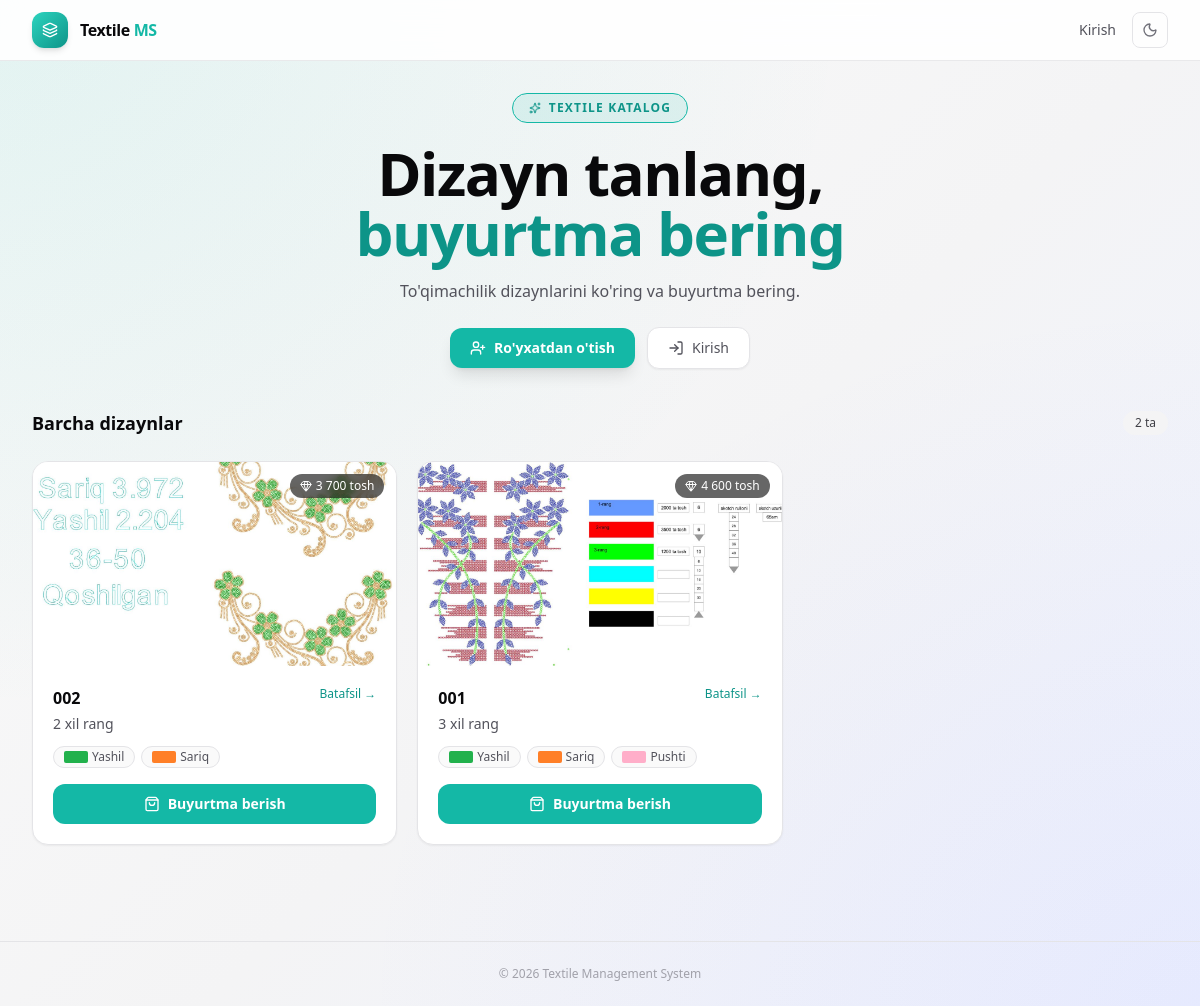
The page / on the database its author committed.
### designs/models.py (models this page shows, shortened)
class Design(models.Model):
    id = models.UUIDField(primary_key=True, default=uuid.uuid4, editable=False)
    name = models.CharField(max_length=255)
    image = models.ImageField(upload_to='designs/', blank=True, null=True)
    scotch = models.ForeignKey(ScotchRoll, on_delete=models.SET_NULL, null=True, blank=True, related_name='designs')
    scotch_length = models.DecimalField(max_digits=10, decimal_places=2, blank=True, null=True)
    is_printable = models.BooleanField(default=False, help_text='Chop etish')
    updated_at = models.DateTimeField(auto_now=True)
    created_at = models.DateTimeField(auto_now_add=True)
    def total_stones(self):
        return sum(dc.stone_count for dc in self.colors.all())
    class Meta:
        verbose_name = 'Design'
        verbose_name_plural = 'Designs'
        ordering = ['-created_at']

class DesignColor(models.Model):
    id = models.UUIDField(primary_key=True, default=uuid.uuid4, editable=False)
    design = models.ForeignKey(Design, on_delete=models.CASCADE, related_name='colors')
    color = models.ForeignKey(Color, on_delete=models.CASCADE)
    stone_count = models.IntegerField(default=0)
    updated_at = models.DateTimeField(auto_now=True)
    created_at = models.DateTimeField(auto_now_add=True)
    class Meta:
        verbose_name = 'Design Color'
        verbose_name_plural = 'Design Colors'
        unique_together = ['design', 'color']

class Color(models.Model):
    id = models.UUIDField(primary_key=True, default=uuid.uuid4, editable=False)
    name = models.CharField(max_length=100)
    label = models.ImageField(upload_to='colors/', blank=True, null=True)
    updated_at = models.DateTimeField(auto_now=True)
    created_at = models.DateTimeField(auto_now_add=True)
    class Meta:
        verbose_name = 'Color'
        verbose_name_plural = 'Colors'

### accounts/views.py (the view)
# urls.py: path('', views.public_home, name='public_home'),
def public_home(request):
    designs = Design.objects.prefetch_related('colors__color')
    return render(request, 'accounts/public_home.html', {'designs': designs})

### accounts/templatetags/num_filters.py (called while the page is built)
def _format_number(value, decimal_places=0):
    if value is None or value == '':
        return '—'
    try:
        d = Decimal(str(value))
    except (InvalidOperation, TypeError, ValueError):
        return str(value)
    if decimal_places == 0:
        formatted = f'{int(round(d)):,}'
    else:
        formatted = f'{d:,.{decimal_places}f}'
    return formatted.replace(',', ' ')

@register.filter
def num(value):
    return _format_number(value, decimal_places=0)

### accounts/templates/accounts/public_home.html (shortened to what this page needs)
{% extends 'accounts/base.html' %}
{% load num_filters %}
{% block content %}
<section class="mb-10 text-center">
    <div class="inline-flex items-center gap-2 rounded-full border border-teal-500 px-4 py-1.5 text-xs font-semibold uppercase tracking-widest t-teal mb-5 bg-teal-soft">
        <i data-lucide="sparkles" class="h-3 w-3"></i>Textile katalog
    </div>
    <h1 class="text-4xl font-bold tracking-tight sm:text-5xl lg:text-6xl t-primary">
        Dizayn tanlang,<br>
        <span class="t-teal">buyurtma bering</span>
    </h1>
    <p class="mx-auto mt-4 max-w-xl text-base t-secondary">
        To'qimachilik dizaynlarini ko'ring va buyurtma bering.
    </p>
    {% if not user.is_authenticated %}
    <div class="mt-6 flex items-center justify-center gap-3">
        <a href="{% url 'signup' %}"
           class="inline-flex items-center gap-2 rounded-xl bg-teal-500 px-5 py-2.5 text-sm font-semibold text-white shadow-lg hover:bg-teal-600 transition-colors">
            <i data-lucide="user-plus" class="h-4 w-4"></i>Ro'yxatdan o'tish
        </a>
        <a href="{% url 'login' %}"
           class="inline-flex items-center gap-2 rounded-xl border card px-5 py-2.5 text-sm font-medium t-secondary shadow-sm hover:bg-zinc-50 transition-colors">
            <i data-lucide="log-in" class="h-4 w-4"></i>Kirish
        </a>
    </div>
    {% endif %}
</section>
<section>
    <div class="mb-6 flex items-center justify-between">
        <h2 class="text-lg font-semibold t-primary">Barcha dizaynlar</h2>
        <span class="qty-badge rounded-full px-3 py-1 text-xs font-medium">{{ designs|length }} ta</span>
    </div>
    <div class="grid gap-5 sm:grid-cols-2 lg:grid-cols-3">
        {% for design in designs %}
            <article class="group overflow-hidden rounded-2xl border card shadow-sm hover:shadow-md transition-all duration-200">
                <div class="relative aspect-video overflow-hidden img-placeholder">
                    {% if design.image %}
                        <img src="{{ design.image.url }}" alt="{{ design.name }}"
                             class="h-full w-full object-cover group-hover:scale-105 transition-transform duration-300">
                    {% endif %}
                    <div class="absolute top-3 right-3 flex items-center gap-1 rounded-full bg-black/60 px-2.5 py-1 text-xs font-medium text-white backdrop-blur-sm">
                        <i data-lucide="gem" class="h-3 w-3"></i>{{ design.total_stones|num }} tosh
                    </div>
                </div>
                <div class="p-5">
                    <div class="flex items-start justify-between gap-2">
                        <h3 class="text-base font-semibold t-primary">{{ design.name }}</h3>
                        <a href="{% url 'design_detail' design.id %}" class="shrink-0 text-xs t-teal hover:underline">Batafsil →</a>
                    </div>
                    <p class="mt-1 text-sm t-secondary">{{ design.colors.count }} xil rang</p>
                    {% if design.colors.all %}
                        <div class="mt-3 flex flex-wrap gap-1.5">
                            {% for item in design.colors.all|slice:":5" %}
                                <span class="chip inline-flex items-center gap-1 rounded-full px-2.5 py-0.5 text-xs t-secondary">
                                    {% if item.color.label %}<img src="{{ item.color.label.url }}" alt="" class="h-3 w-6 rounded-sm object-cover">{% endif %}
                                    {{ item.color.name }}
                                </span>
                            {% endfor %}
                        </div>
                    {% endif %}
                    {% if user.is_authenticated and user.profile.role == 'buyer' %}
                        <a href="{% url 'create_order_for_design' design.id %}"
                           class="mt-4 inline-flex w-full items-center justify-center gap-2 rounded-xl bg-teal-500 px-4 py-2.5 text-sm font-semibold text-white hover:bg-teal-600 transition-colors">
                            <i data-lucide="shopping-bag" class="h-4 w-4"></i>Zakaz qilish
                        </a>
                    {% elif not user.is_authenticated %}
                        <a href="{% url 'auth_choice' %}?next={% url 'create_order_for_design' design.id %}"
                           class="mt-4 inline-flex w-full items-center justify-center gap-2 rounded-xl bg-teal-500 px-4 py-2.5 text-sm font-semibold text-white hover:bg-teal-600 transition-colors">
                            <i data-lucide="shopping-bag" class="h-4 w-4"></i>Buyurtma berish
                        </a>
                    {% else %}
                        <a href="{% url 'design_detail' design.id %}"
                           class="mt-4 inline-flex w-full items-center justify-center gap-2 rounded-xl border card px-4 py-2.5 text-sm font-medium t-secondary hover:bg-zinc-50 transition-colors">
                            <i data-lucide="eye" class="h-4 w-4"></i>Ko'rish
                        </a>
                    {% endif %}
                </div>
            </article>
        {% endfor %}
    </div>
</section>
{% endblock %}

### accounts/templates/accounts/base.html (style rules this page uses)
body { font-family: 'Inter', ui-sans-serif, system-ui, sans-serif; background-color: #fafafa; color: #09090b; }
.t-primary { color: #09090b; }
.t-secondary { color: #52525b; }
.t-teal { color: #0d9488; }
.card { background-color: #ffffff; border-color: #e4e4e7; }
.bg-teal-soft { background-color: rgba(20,184,166,0.10); }
.qty-badge { background-color: #f4f4f5; color: #3f3f46; }
.chip { border: 1px solid #e4e4e7; background-color: #fafafa; }
.img-placeholder { background-color: #f4f4f5; }

### rows shown on the page
Design: image (picture), total_stones|num "3 700", name "002", colors.count "2"
DesignColor: color.label (picture), color.name "Yashil"
DesignColor: color.label (picture), color.name "Sariq"
Design: image (picture), total_stones|num "4 600", name "001", colors.count "3"
DesignColor: color.label (picture), color.name "Yashil"
DesignColor: color.label (picture), color.name "Sariq"
DesignColor: color.label (picture), color.name "Pushti"

### other values the page prints
{{ designs|length }} "2"
